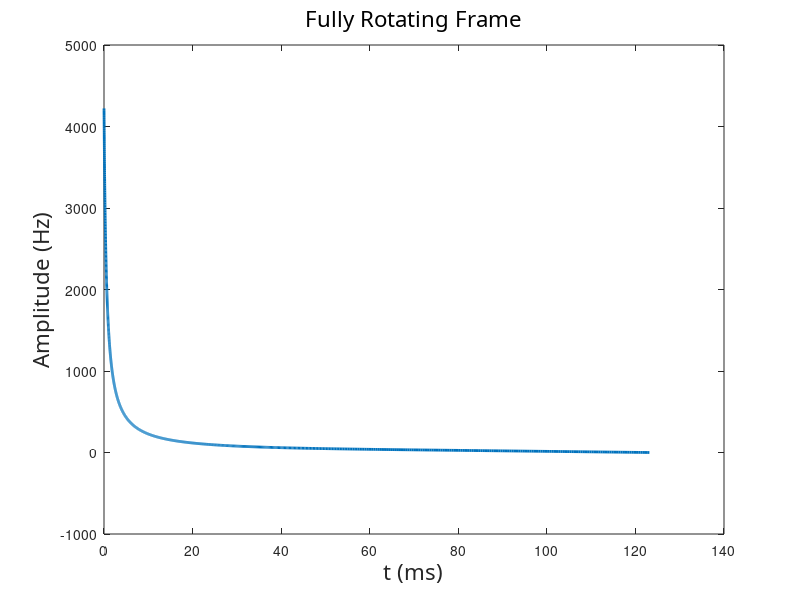

This chart was generated by the following MATLAB code:
clear;

load f.mat
load timestep.mat
N_points = length(f); % 830 steps
% timestep can be integer times of us
timestep = round(timestep*1e6)/1e6; 

t(1) = timestep(1);
for ii = 2:N_points
    t(ii) = t(ii-1) + timestep(ii);
end

plot(t*1000, f/2,'Linewidth',2)

fontsize =16;
title({'Fully Rotating Frame'},'FontWeight','normal','FontSize',fontsize,...
   'FontName','Calibri',...
   'FontAngle','normal');

% legend('p(1\rightarrow 1)','p(1\rightarrow 2)','p(1\rightarrow 3)');
% set(legend,'EdgeColor',[1 0.8 0],'YColor',[1 0.8 0],'XColor',[1 0.8 0],...
%     'LineWidth',2,...
%     'FontWeight','normal','FontSize',fontsize_legend);
%set(legend,'Color','none')

xlabel({'t (ms)'},'FontWeight','normal','FontSize',fontsize,...
    'FontName','Calibri');

ylabel({'Amplitude (Hz)'},'FontWeight','normal','FontSize',fontsize,...
    'FontName','Calibri');
